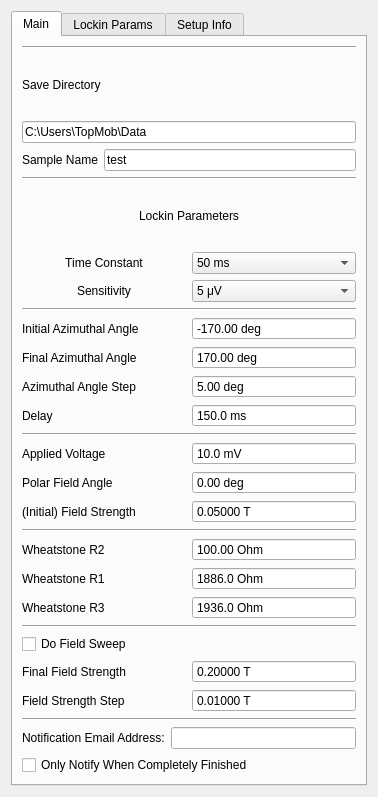
<?xml version="1.0" encoding="UTF-8"?>
<ui version="4.0">
 <class>Form</class>
 <widget class="QWidget" name="Form">
  <property name="geometry">
   <rect>
    <x>0</x>
    <y>0</y>
    <width>378</width>
    <height>797</height>
   </rect>
  </property>
  <property name="windowTitle">
   <string>Form</string>
  </property>
  <layout class="QVBoxLayout" name="verticalLayout">
   <item>
    <widget class="QTabWidget" name="tabWidget">
     <property name="currentIndex">
      <number>0</number>
     </property>
     <widget class="QWidget" name="Main">
      <attribute name="title">
       <string>Main</string>
      </attribute>
      <layout class="QVBoxLayout" name="verticalLayout_2">
       <item>
        <widget class="Line" name="line">
         <property name="orientation">
          <enum>Qt::Horizontal</enum>
         </property>
        </widget>
       </item>
       <item>
        <layout class="QGridLayout" name="save_params">
         <item row="0" column="0" colspan="2">
          <widget class="QLabel" name="label_8">
           <property name="text">
            <string>Save Directory</string>
           </property>
          </widget>
         </item>
         <item row="1" column="0" colspan="2">
          <widget class="QLineEdit" name="save_dir">
           <property name="text">
            <string>C:\Users\TopMob\Data</string>
           </property>
          </widget>
         </item>
         <item row="2" column="1">
          <widget class="QLineEdit" name="sample_name">
           <property name="text">
            <string>test</string>
           </property>
           <property name="placeholderText">
            <string>test</string>
           </property>
          </widget>
         </item>
         <item row="2" column="0">
          <widget class="QLabel" name="label_12">
           <property name="enabled">
            <bool>true</bool>
           </property>
           <property name="text">
            <string>Sample Name</string>
           </property>
          </widget>
         </item>
        </layout>
       </item>
       <item>
        <widget class="Line" name="line_3">
         <property name="orientation">
          <enum>Qt::Horizontal</enum>
         </property>
        </widget>
       </item>
       <item>
        <layout class="QGridLayout" name="lockin_params">
         <item row="4" column="0">
          <widget class="QLabel" name="label_2">
           <property name="text">
            <string>Sensitivity</string>
           </property>
           <property name="alignment">
            <set>Qt::AlignCenter</set>
           </property>
          </widget>
         </item>
         <item row="0" column="0" colspan="2">
          <widget class="QLabel" name="label_7">
           <property name="text">
            <string>Lockin Parameters</string>
           </property>
           <property name="alignment">
            <set>Qt::AlignCenter</set>
           </property>
          </widget>
         </item>
         <item row="4" column="1">
          <widget class="QComboBox" name="sensitivity">
           <property name="editable">
            <bool>false</bool>
           </property>
           <property name="currentIndex">
            <number>11</number>
           </property>
           <item>
            <property name="text">
             <string>0 nV</string>
            </property>
           </item>
           <item>
            <property name="text">
             <string>2 nV</string>
            </property>
           </item>
           <item>
            <property name="text">
             <string>5 nV</string>
            </property>
           </item>
           <item>
            <property name="text">
             <string>10 nV</string>
            </property>
           </item>
           <item>
            <property name="text">
             <string>20 nV</string>
            </property>
           </item>
           <item>
            <property name="text">
             <string>50 nV</string>
            </property>
           </item>
           <item>
            <property name="text">
             <string>100 nV</string>
            </property>
           </item>
           <item>
            <property name="text">
             <string>200 nV</string>
            </property>
           </item>
           <item>
            <property name="text">
             <string>500 nV</string>
            </property>
           </item>
           <item>
            <property name="text">
             <string>1 μV</string>
            </property>
           </item>
           <item>
            <property name="text">
             <string>2 μV</string>
            </property>
           </item>
           <item>
            <property name="text">
             <string>5 μV</string>
            </property>
           </item>
           <item>
            <property name="text">
             <string>10 μV</string>
            </property>
           </item>
           <item>
            <property name="text">
             <string>20 μV</string>
            </property>
           </item>
           <item>
            <property name="text">
             <string>50 μV</string>
            </property>
           </item>
           <item>
            <property name="text">
             <string>100 μV</string>
            </property>
           </item>
           <item>
            <property name="text">
             <string>200 μV</string>
            </property>
           </item>
           <item>
            <property name="text">
             <string>500 μV</string>
            </property>
           </item>
           <item>
            <property name="text">
             <string>1 mV</string>
            </property>
           </item>
           <item>
            <property name="text">
             <string>2 mV</string>
            </property>
           </item>
           <item>
            <property name="text">
             <string>5 mV</string>
            </property>
           </item>
           <item>
            <property name="text">
             <string>10 mV</string>
            </property>
           </item>
           <item>
            <property name="text">
             <string>20 mV</string>
            </property>
           </item>
           <item>
            <property name="text">
             <string>50 mV</string>
            </property>
           </item>
           <item>
            <property name="text">
             <string>100 mV</string>
            </property>
           </item>
           <item>
            <property name="text">
             <string>200 mV</string>
            </property>
           </item>
           <item>
            <property name="text">
             <string>500 mV</string>
            </property>
           </item>
           <item>
            <property name="text">
             <string>1 V</string>
            </property>
           </item>
          </widget>
         </item>
         <item row="3" column="1">
          <widget class="QComboBox" name="time_constant">
           <property name="currentText">
            <string>50 ms</string>
           </property>
           <property name="currentIndex">
            <number>10</number>
           </property>
           <item>
            <property name="text">
             <string>10 μs</string>
            </property>
           </item>
           <item>
            <property name="text">
             <string>20 μs</string>
            </property>
           </item>
           <item>
            <property name="text">
             <string>40 μs</string>
            </property>
           </item>
           <item>
            <property name="text">
             <string>80 μs</string>
            </property>
           </item>
           <item>
            <property name="text">
             <string>160 μs</string>
            </property>
           </item>
           <item>
            <property name="text">
             <string>320 μs</string>
            </property>
           </item>
           <item>
            <property name="text">
             <string>640 μs</string>
            </property>
           </item>
           <item>
            <property name="text">
             <string>5 ms</string>
            </property>
           </item>
           <item>
            <property name="text">
             <string>10 ms</string>
            </property>
           </item>
           <item>
            <property name="text">
             <string>20 ms</string>
            </property>
           </item>
           <item>
            <property name="text">
             <string>50 ms</string>
            </property>
           </item>
           <item>
            <property name="text">
             <string>100 ms</string>
            </property>
           </item>
           <item>
            <property name="text">
             <string>200 ms</string>
            </property>
           </item>
           <item>
            <property name="text">
             <string>500 ms</string>
            </property>
           </item>
           <item>
            <property name="text">
             <string>1 s</string>
            </property>
           </item>
           <item>
            <property name="text">
             <string>2 s</string>
            </property>
           </item>
           <item>
            <property name="text">
             <string>5 s</string>
            </property>
           </item>
           <item>
            <property name="text">
             <string>10 s</string>
            </property>
           </item>
           <item>
            <property name="text">
             <string>20 s</string>
            </property>
           </item>
           <item>
            <property name="text">
             <string>50 s</string>
            </property>
           </item>
           <item>
            <property name="text">
             <string>100 s</string>
            </property>
           </item>
           <item>
            <property name="text">
             <string>200 s</string>
            </property>
           </item>
           <item>
            <property name="text">
             <string>500 s</string>
            </property>
           </item>
           <item>
            <property name="text">
             <string>1 ks</string>
            </property>
           </item>
           <item>
            <property name="text">
             <string>2 ks</string>
            </property>
           </item>
           <item>
            <property name="text">
             <string>5 ks</string>
            </property>
           </item>
           <item>
            <property name="text">
             <string>10 ks</string>
            </property>
           </item>
           <item>
            <property name="text">
             <string>20 ks</string>
            </property>
           </item>
           <item>
            <property name="text">
             <string>50 ks</string>
            </property>
           </item>
          </widget>
         </item>
         <item row="3" column="0">
          <widget class="QLabel" name="label_3">
           <property name="text">
            <string>Time Constant</string>
           </property>
           <property name="alignment">
            <set>Qt::AlignCenter</set>
           </property>
          </widget>
         </item>
        </layout>
       </item>
       <item>
        <widget class="Line" name="line">
         <property name="orientation">
          <enum>Qt::Horizontal</enum>
         </property>
        </widget>
       </item>
       <item>
        <layout class="QGridLayout" name="initial_params">
         <item row="2" column="1">
          <widget class="QDoubleSpinBox" name="azimuth_step">
           <property name="buttonSymbols">
            <enum>QAbstractSpinBox::NoButtons</enum>
           </property>
           <property name="suffix">
            <string> deg</string>
           </property>
           <property name="maximum">
            <double>360.000000000000000</double>
           </property>
           <property name="singleStep">
            <double>0.500000000000000</double>
           </property>
           <property name="value">
            <double>5.000000000000000</double>
           </property>
          </widget>
         </item>
         <item row="0" column="1">
          <widget class="QDoubleSpinBox" name="azimuth_start">
           <property name="buttonSymbols">
            <enum>QAbstractSpinBox::NoButtons</enum>
           </property>
           <property name="suffix">
            <string> deg</string>
           </property>
           <property name="minimum">
            <double>-170.000000000000000</double>
           </property>
           <property name="maximum">
            <double>170.000000000000000</double>
           </property>
           <property name="singleStep">
            <double>0.500000000000000</double>
           </property>
           <property name="value">
            <double>-170.000000000000000</double>
           </property>
          </widget>
         </item>
         <item row="0" column="0">
          <widget class="QLabel" name="label_14">
           <property name="text">
            <string>Initial Azimuthal Angle</string>
           </property>
          </widget>
         </item>
         <item row="2" column="0">
          <widget class="QLabel" name="label_9">
           <property name="text">
            <string>Azimuthal Angle Step</string>
           </property>
          </widget>
         </item>
         <item row="1" column="0">
          <widget class="QLabel" name="label_19">
           <property name="text">
            <string>Final Azimuthal Angle</string>
           </property>
          </widget>
         </item>
         <item row="3" column="0">
          <widget class="QLabel" name="label_15">
           <property name="text">
            <string>Delay</string>
           </property>
          </widget>
         </item>
         <item row="3" column="1">
          <widget class="QDoubleSpinBox" name="delay">
           <property name="buttonSymbols">
            <enum>QAbstractSpinBox::NoButtons</enum>
           </property>
           <property name="suffix">
            <string> ms</string>
           </property>
           <property name="decimals">
            <number>1</number>
           </property>
           <property name="maximum">
            <double>10000.000000000000000</double>
           </property>
           <property name="value">
            <double>150.000000000000000</double>
           </property>
          </widget>
         </item>
         <item row="1" column="1">
          <widget class="QDoubleSpinBox" name="azimuth_end">
           <property name="buttonSymbols">
            <enum>QAbstractSpinBox::NoButtons</enum>
           </property>
           <property name="suffix">
            <string> deg</string>
           </property>
           <property name="maximum">
            <double>360.000000000000000</double>
           </property>
           <property name="singleStep">
            <double>0.500000000000000</double>
           </property>
           <property name="value">
            <double>170.000000000000000</double>
           </property>
          </widget>
         </item>
        </layout>
       </item>
       <item>
        <widget class="Line" name="line_4">
         <property name="orientation">
          <enum>Qt::Horizontal</enum>
         </property>
        </widget>
       </item>
       <item>
        <layout class="QGridLayout" name="gridLayout_4">
         <item row="1" column="1">
          <widget class="QDoubleSpinBox" name="polar_field">
           <property name="buttonSymbols">
            <enum>QAbstractSpinBox::NoButtons</enum>
           </property>
           <property name="suffix">
            <string> deg</string>
           </property>
          </widget>
         </item>
         <item row="0" column="0">
          <widget class="QLabel" name="label">
           <property name="text">
            <string>Applied Voltage</string>
           </property>
          </widget>
         </item>
         <item row="0" column="1">
          <widget class="QDoubleSpinBox" name="applied_voltage">
           <property name="buttonSymbols">
            <enum>QAbstractSpinBox::NoButtons</enum>
           </property>
           <property name="suffix">
            <string> mV</string>
           </property>
           <property name="decimals">
            <number>1</number>
           </property>
           <property name="maximum">
            <double>5000.000000000000000</double>
           </property>
           <property name="singleStep">
            <double>0.100000000000000</double>
           </property>
           <property name="value">
            <double>10.000000000000000</double>
           </property>
          </widget>
         </item>
         <item row="1" column="0">
          <widget class="QLabel" name="label_10">
           <property name="text">
            <string>Polar Field Angle</string>
           </property>
          </widget>
         </item>
         <item row="2" column="0">
          <widget class="QLabel" name="label_4">
           <property name="text">
            <string>(Initial) Field Strength</string>
           </property>
          </widget>
         </item>
         <item row="2" column="1">
          <widget class="QDoubleSpinBox" name="field_start">
           <property name="buttonSymbols">
            <enum>QAbstractSpinBox::NoButtons</enum>
           </property>
           <property name="suffix">
            <string> T</string>
           </property>
           <property name="decimals">
            <number>5</number>
           </property>
           <property name="minimum">
            <double>-0.270000000000000</double>
           </property>
           <property name="maximum">
            <double>0.270000000000000</double>
           </property>
           <property name="singleStep">
            <double>0.000010000000000</double>
           </property>
           <property name="value">
            <double>0.050000000000000</double>
           </property>
          </widget>
         </item>
        </layout>
       </item>
       <item>
        <widget class="Line" name="line_6">
         <property name="orientation">
          <enum>Qt::Horizontal</enum>
         </property>
        </widget>
       </item>
       <item>
        <layout class="QGridLayout" name="gridLayout_3">
         <item row="1" column="0">
          <widget class="QLabel" name="label_13">
           <property name="text">
            <string>Wheatstone R1</string>
           </property>
          </widget>
         </item>
         <item row="1" column="1">
          <widget class="QDoubleSpinBox" name="wheatstone_R1">
           <property name="enabled">
            <bool>true</bool>
           </property>
           <property name="buttonSymbols">
            <enum>QAbstractSpinBox::NoButtons</enum>
           </property>
           <property name="suffix">
            <string> Ohm</string>
           </property>
           <property name="decimals">
            <number>1</number>
           </property>
           <property name="maximum">
            <double>10000.000000000000000</double>
           </property>
           <property name="value">
            <double>1886.000000000000000</double>
           </property>
          </widget>
         </item>
         <item row="2" column="0">
          <widget class="QLabel" name="label_16">
           <property name="text">
            <string>Wheatstone R3</string>
           </property>
          </widget>
         </item>
         <item row="2" column="1">
          <widget class="QDoubleSpinBox" name="wheatstone_R3">
           <property name="enabled">
            <bool>true</bool>
           </property>
           <property name="buttonSymbols">
            <enum>QAbstractSpinBox::NoButtons</enum>
           </property>
           <property name="suffix">
            <string> Ohm</string>
           </property>
           <property name="decimals">
            <number>1</number>
           </property>
           <property name="maximum">
            <double>100000.000000000000000</double>
           </property>
           <property name="value">
            <double>1936.000000000000000</double>
           </property>
          </widget>
         </item>
         <item row="0" column="0">
          <widget class="QLabel" name="label_11">
           <property name="text">
            <string>Wheatstone R2</string>
           </property>
          </widget>
         </item>
         <item row="0" column="1">
          <widget class="QDoubleSpinBox" name="wheatstone_R2">
           <property name="buttonSymbols">
            <enum>QAbstractSpinBox::NoButtons</enum>
           </property>
           <property name="suffix">
            <string> Ohm</string>
           </property>
           <property name="decimals">
            <number>2</number>
           </property>
           <property name="maximum">
            <double>10000.000000000000000</double>
           </property>
           <property name="singleStep">
            <double>0.010000000000000</double>
           </property>
           <property name="value">
            <double>100.000000000000000</double>
           </property>
          </widget>
         </item>
        </layout>
       </item>
       <item>
        <widget class="Line" name="line_2">
         <property name="orientation">
          <enum>Qt::Horizontal</enum>
         </property>
        </widget>
       </item>
       <item>
        <layout class="QGridLayout" name="gridLayout_2">
         <item row="0" column="0" colspan="2">
          <widget class="QCheckBox" name="do_field_sweep">
           <property name="text">
            <string>Do Field Sweep</string>
           </property>
           <property name="tristate">
            <bool>false</bool>
           </property>
          </widget>
         </item>
         <item row="1" column="1">
          <widget class="QDoubleSpinBox" name="field_end">
           <property name="buttonSymbols">
            <enum>QAbstractSpinBox::NoButtons</enum>
           </property>
           <property name="suffix">
            <string> T</string>
           </property>
           <property name="decimals">
            <number>5</number>
           </property>
           <property name="minimum">
            <double>-0.270000000000000</double>
           </property>
           <property name="maximum">
            <double>0.270000000000000</double>
           </property>
           <property name="singleStep">
            <double>0.000010000000000</double>
           </property>
           <property name="value">
            <double>0.200000000000000</double>
           </property>
          </widget>
         </item>
         <item row="1" column="0">
          <widget class="QLabel" name="label_5">
           <property name="text">
            <string>Final Field Strength</string>
           </property>
          </widget>
         </item>
         <item row="2" column="0">
          <widget class="QLabel" name="label_6">
           <property name="text">
            <string>Field Strength Step</string>
           </property>
          </widget>
         </item>
         <item row="2" column="1">
          <widget class="QDoubleSpinBox" name="field_step">
           <property name="buttonSymbols">
            <enum>QAbstractSpinBox::NoButtons</enum>
           </property>
           <property name="suffix">
            <string> T</string>
           </property>
           <property name="decimals">
            <number>5</number>
           </property>
           <property name="minimum">
            <double>0.000000000000000</double>
           </property>
           <property name="maximum">
            <double>0.270000000000000</double>
           </property>
           <property name="singleStep">
            <double>0.000010000000000</double>
           </property>
           <property name="value">
            <double>0.010000000000000</double>
           </property>
          </widget>
         </item>
        </layout>
       </item>
       <item>
        <widget class="Line" name="line_5">
         <property name="orientation">
          <enum>Qt::Horizontal</enum>
         </property>
        </widget>
       </item>
       <item>
        <layout class="QHBoxLayout" name="horizontalLayout">
         <item>
          <widget class="QLabel" name="label_17">
           <property name="text">
            <string>Notification Email Address:</string>
           </property>
          </widget>
         </item>
         <item>
          <widget class="QLineEdit" name="notify_email"/>
         </item>
        </layout>
       </item>
       <item>
        <widget class="QCheckBox" name="notify_at_end">
         <property name="text">
          <string>Only Notify When Completely Finished</string>
         </property>
        </widget>
       </item>
      </layout>
     </widget>
     <widget class="QWidget" name="tab_2">
      <attribute name="title">
       <string>Lockin Params</string>
      </attribute>
      <layout class="QVBoxLayout" name="verticalLayout_3">
       <item>
        <layout class="QGridLayout" name="gridLayout">
         <item row="0" column="0">
          <widget class="QLabel" name="label_13">
           <property name="text">
            <string>Oscillator Frequency</string>
           </property>
          </widget>
         </item>
         <item row="1" column="1">
          <widget class="QDoubleSpinBox" name="lockin_phase">
           <property name="buttonSymbols">
            <enum>QAbstractSpinBox::NoButtons</enum>
           </property>
           <property name="suffix">
            <string> deg</string>
           </property>
           <property name="decimals">
            <number>2</number>
           </property>
           <property name="minimum">
            <double>-360.000000000000000</double>
           </property>
           <property name="maximum">
            <double>360.000000000000000</double>
           </property>
           <property name="singleStep">
            <double>0.001000000000000</double>
           </property>
           <property name="value">
            <double>0.000000000000000</double>
           </property>
          </widget>
         </item>
         <item row="2" column="1">
          <widget class="QDoubleSpinBox" name="lockin_ac_gain">
           <property name="buttonSymbols">
            <enum>QAbstractSpinBox::NoButtons</enum>
           </property>
           <property name="suffix">
            <string> dB</string>
           </property>
           <property name="decimals">
            <number>1</number>
           </property>
           <property name="maximum">
            <double>100.000000000000000</double>
           </property>
           <property name="value">
            <double>0.000000000000000</double>
           </property>
          </widget>
         </item>
         <item row="2" column="0">
          <widget class="QLabel" name="label_13">
           <property name="text">
            <string>AC Gain</string>
           </property>
          </widget>
         </item>
         <item row="1" column="0">
          <widget class="QLabel" name="label_13">
           <property name="text">
            <string>Phase Offset</string>
           </property>
          </widget>
         </item>
         <item row="0" column="1">
          <widget class="QDoubleSpinBox" name="lockin_freq">
           <property name="buttonSymbols">
            <enum>QAbstractSpinBox::NoButtons</enum>
           </property>
           <property name="suffix">
            <string> Hz</string>
           </property>
           <property name="decimals">
            <number>2</number>
           </property>
           <property name="maximum">
            <double>10000.000000000000000</double>
           </property>
           <property name="value">
            <double>137.169999999999987</double>
           </property>
          </widget>
         </item>
         <item row="3" column="0">
          <widget class="QLabel" name="label_21">
           <property name="text">
            <string>Sense Mode</string>
           </property>
          </widget>
         </item>
         <item row="3" column="1">
          <widget class="QComboBox" name="lockin_sense_mode">
           <property name="currentIndex">
            <number>2</number>
           </property>
           <item>
            <property name="text">
             <string>A</string>
            </property>
           </item>
           <item>
            <property name="text">
             <string>-B</string>
            </property>
           </item>
           <item>
            <property name="text">
             <string>A-B</string>
            </property>
           </item>
          </widget>
         </item>
        </layout>
       </item>
       <item>
        <spacer name="verticalSpacer">
         <property name="orientation">
          <enum>Qt::Vertical</enum>
         </property>
         <property name="sizeHint" stdset="0">
          <size>
           <width>20</width>
           <height>632</height>
          </size>
         </property>
        </spacer>
       </item>
      </layout>
     </widget>
     <widget class="QWidget" name="tab">
      <attribute name="title">
       <string>Setup Info</string>
      </attribute>
      <layout class="QVBoxLayout" name="verticalLayout_4">
       <item>
        <layout class="QGridLayout" name="station_params">
         <item row="0" column="0">
          <widget class="QLabel" name="label_18">
           <property name="enabled">
            <bool>true</bool>
           </property>
           <property name="text">
            <string>Probe Station</string>
           </property>
          </widget>
         </item>
         <item row="0" column="1">
          <widget class="QLabel" name="station_name">
           <property name="enabled">
            <bool>true</bool>
           </property>
          </widget>
         </item>
         <item row="2" column="0" colspan="2">
          <widget class="QLineEdit" name="calib_file"/>
         </item>
         <item row="1" column="0">
          <widget class="QLabel" name="label_20">
           <property name="enabled">
            <bool>true</bool>
           </property>
           <property name="text">
            <string>Calibration File</string>
           </property>
          </widget>
         </item>
        </layout>
       </item>
       <item>
        <spacer name="verticalSpacer_2">
         <property name="orientation">
          <enum>Qt::Vertical</enum>
         </property>
         <property name="sizeHint" stdset="0">
          <size>
           <width>20</width>
           <height>646</height>
          </size>
         </property>
        </spacer>
       </item>
      </layout>
     </widget>
    </widget>
   </item>
  </layout>
 </widget>
 <resources/>
 <connections/>
</ui>
